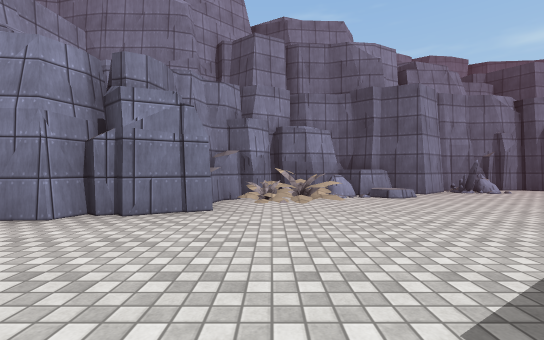
[1] (above)

20 first-person views from a walk through a Unity game level. The camera is 1.2 m above the floor, looks level and sees 90° across. The floor is counted in squares, 2 m on a side. Each view is taken from the middle of a square. On the plan, view 1 faces up. The plan holds only what a view shows up to about 9 squares ahead; the rest is blank. The place goes on beyond the plan. Surface patterns are stand-ins for the level's own textures.

[2]
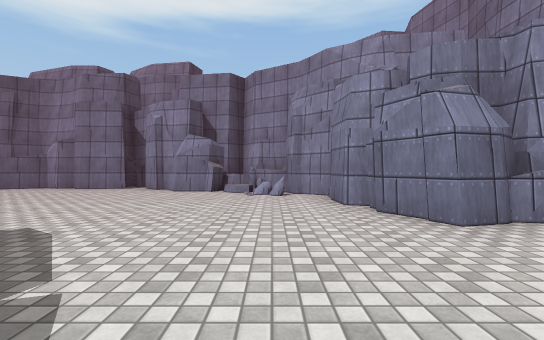

[3]
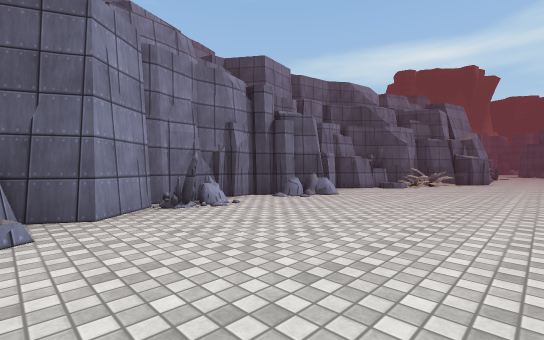

[4]
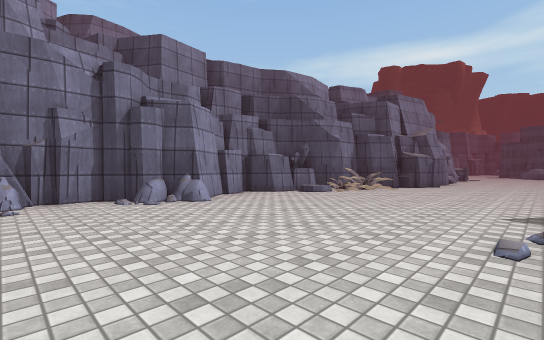

[5]
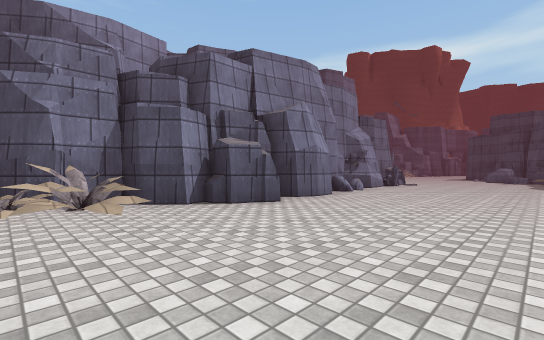

[6]
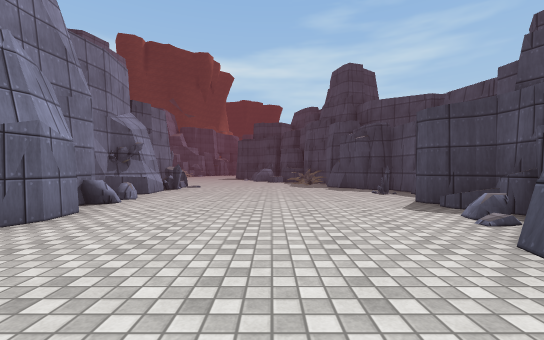

[7]
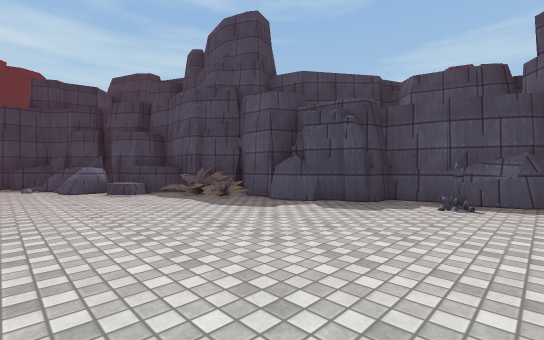

[8]
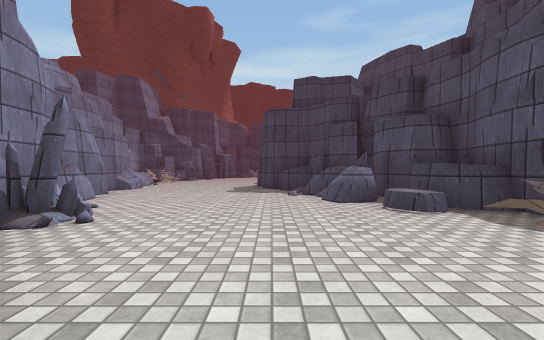

[9]
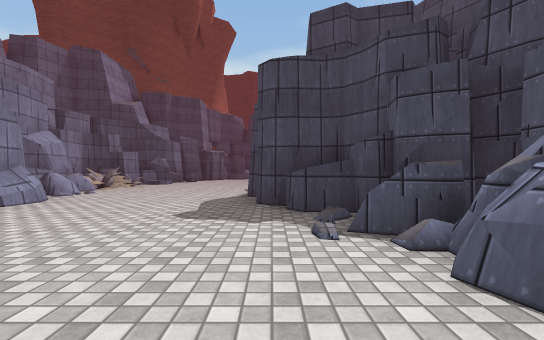

[10]
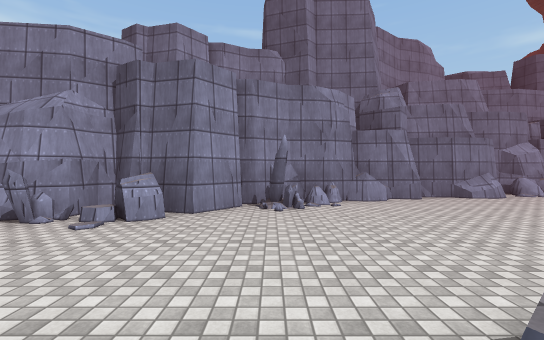

[11]
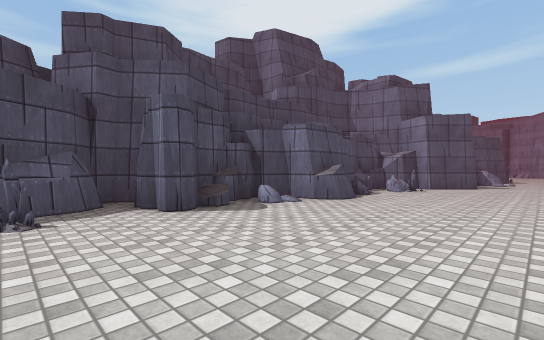

[12]
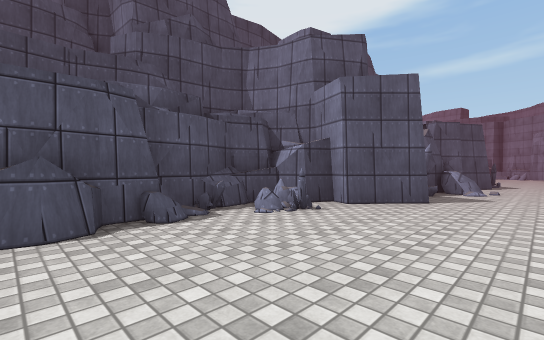

[13]
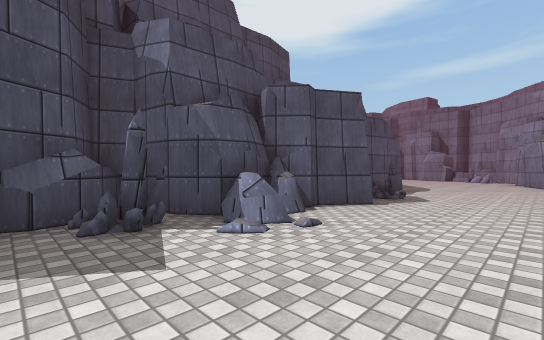

[14]
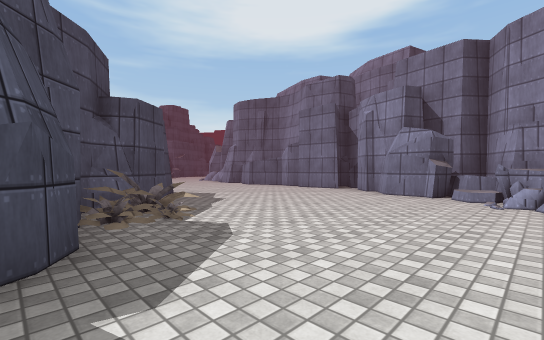

[15]
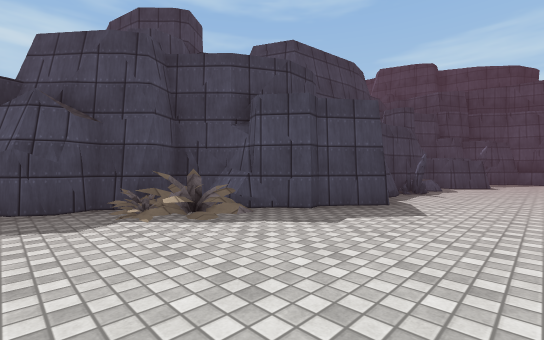

[16]
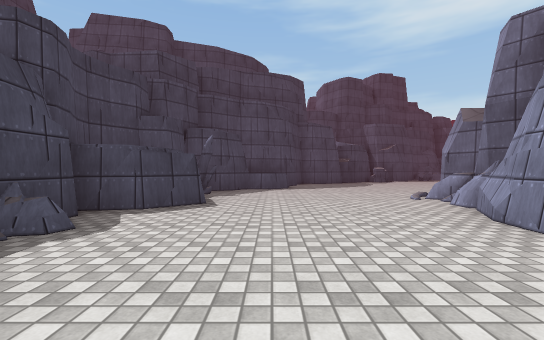

[17]
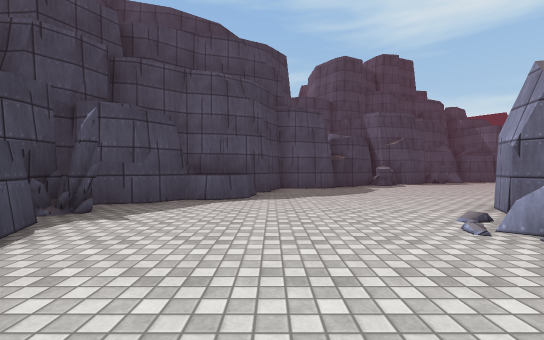

[18]
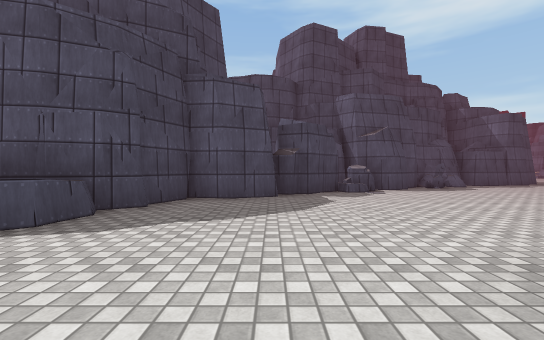

[19]
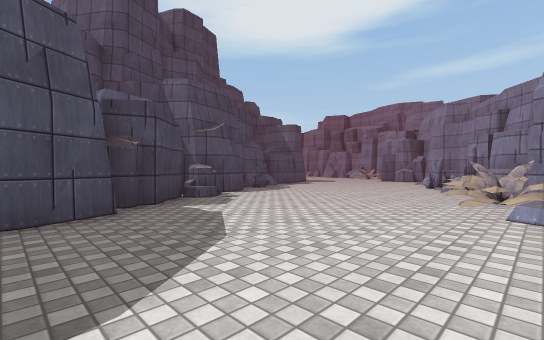

[20]
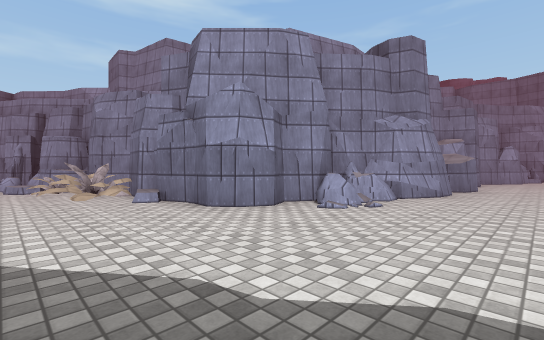

### Floor plan
Key: @ floor where view 1 was taken; # wall or solid block; . floor; / step, stairs or slope; = window, fence, low wall or low ledge; ^ raised ledge.
Columns run from 14 left of view 1 to 37 right of it. Each row starts with its distance up from view 1.
 10                                                #####
  9                                            #####.=/=
  8                 #  #########             ####.......
  7               ##^###...#..####       ######.........
  6              ##=//........./=##  #####.#............
  5             ##=/............/.####/=##..............
  4          #####.................................##
  3          #...................................=##
  2        #^#................................#####
  1       #^^..........######.#.............//^^##
  0        ##.....@####    ######..#.......######
 -1        ##...../#           #####.##...###
 -2        #...../##               ########
 -3        #...../#
 -4        #.....##
 -5        #....##
 -6        #.....#
 -7        #.....#
 -8        #.....#
 -9        #.....#
-10       ##.....#
-11       #=....##
-12      ##.....#
-13    ###......#
-14 ####.......##
-15 ^==.......^#
-16 ..........##
-17 .........##
-18 .......###
-19 ......##
-20 ....###
-21 .#.###

Where each view was taken, in squares from view 1:
view 1: 0 up, 0 right, facing up
view 2: 2 up, 2 right, facing left
view 3: 3 up, 3 right, facing up-right
view 4: 2 up, 6 right, facing up-right
view 5: 1 up, 13 right, facing up-right
view 6: 2 up, 15 right, facing right
view 7: 4 up, 21 right, facing down-right
view 8: 4 up, 24 right, facing right
view 9: 4 up, 28 right, facing right
view 10: 1 up, 27 right, facing up
view 11: 3 up, 22 right, facing down-left
view 12: 3 up, 17 right, facing down-left
view 13: 4 up, 11 right, facing down-left
view 14: 2 up, 1 right, facing down-left
view 15: 0 up, 4 left, facing down-right
view 16: 6 down, 4 left, facing down
view 17: 9 down, 5 left, facing down
view 18: 12 down, 7 left, facing down
view 19: 14 down, 6 left, facing down-left
view 20: 16 down, 5 left, facing up-left
